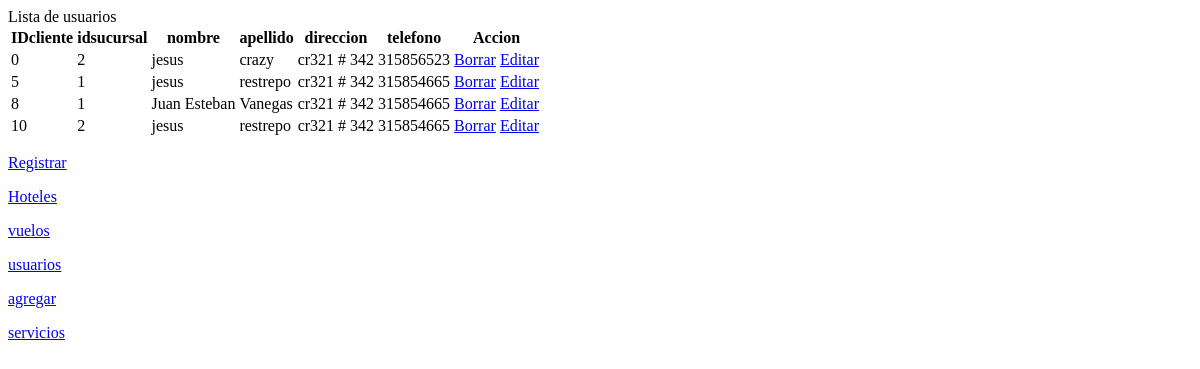
/100-100/lista.php, run on the app's committed database.
### tables this page shows
CREATE TABLE `cliente` (
  `IDcliente` int(3) NOT NULL,
  `idsucursal` int(3) NOT NULL,
  `nombre` varchar(20) DEFAULT NULL,
  `apellido` varchar(20) DEFAULT NULL,
  `direccion` varchar(20) DEFAULT NULL,
  `telefono` varchar(12) DEFAULT NULL
);

### 100-100/lista.php (the view, shortened to what this page needs)
<?php
include('conexion.php');
$consulta = 'SELECT * FROM `cliente`';
$resultado = mysqli_query($conexion,$consulta);
$tabla =<<<FIN
<table>
<tr>
<th>IDcliente </th>
<th>idsucursal </th>
<th>nombre</th>
<th>apellido</th>
<th>direccion</th>
<th>telefono</th>
<th colspan="2">Accion</th>
 </tr>
FIN;
while($registro=mysqli_fetch_assoc($resultado)){
    $tabla.='<tr>';
    $tabla.="<td>{$registro['IDcliente']}</td>";
    $tabla.="<td>{$registro['idsucursal']}</td>";
    $tabla.="<td>{$registro['nombre']}</td>";
    $tabla.="<td>{$registro['apellido']}</td>";
    $tabla.="<td>{$registro['direccion']}</td>";
    $tabla.="<td>{$registro['telefono']}</td>";
    $tabla.="<td><a href=borrar.php?id={$registro['IDcliente']}>Borrar</a></td>";
    $tabla.="<td><a href=editar.php?id={$registro['IDcliente']}>Editar</a></td>";
    $tabla.='</tr>';
}
$tabla.='</table>';
?>
<!DOCTYPE html>
<html lang="es">
<head>
    <link rel="stylesheet" href="css/estilos.css">
</head>
<body>
    <div class="contenedor">
        <div class="cabecera">Lista de usuarios</div>
        <div class="contenido">
        <div class="tabla">
        <?php echo $tabla; ?>
        <p>
        <a href="registrar.php">Registrar</a>
        </p><p>
        <a href="listaHoteles.php">Hoteles</a>
        </p><p>
        <a href="listavuelos.php">vuelos</a>
        </p>
        <p>
        <a href="lista.php">usuarios</a>
        </p>
        <p>
        <a href="agregarH.php">agregar</a>
        </p>
        <p>
        <a href="servicios.php">servicios</a>
        </p>
        </div>
        </div>
    </div>
</body>
</html>

### data on the page
cliente: IDcliente "0", idsucursal "2", nombre "jesus", apellido "crazy", direccion "cr321 # 342", telefono "315856523"
cliente: IDcliente "5", idsucursal "1", nombre "jesus", apellido "restrepo", direccion "cr321 # 342", telefono "315854665"
cliente: IDcliente "8", idsucursal "1", nombre "Juan Esteban", apellido "Vanegas", direccion "cr321 # 342", telefono "315854665"
cliente: IDcliente "10", idsucursal "2", nombre "jesus", apellido "restrepo", direccion "cr321 # 342", telefono "315854665"
